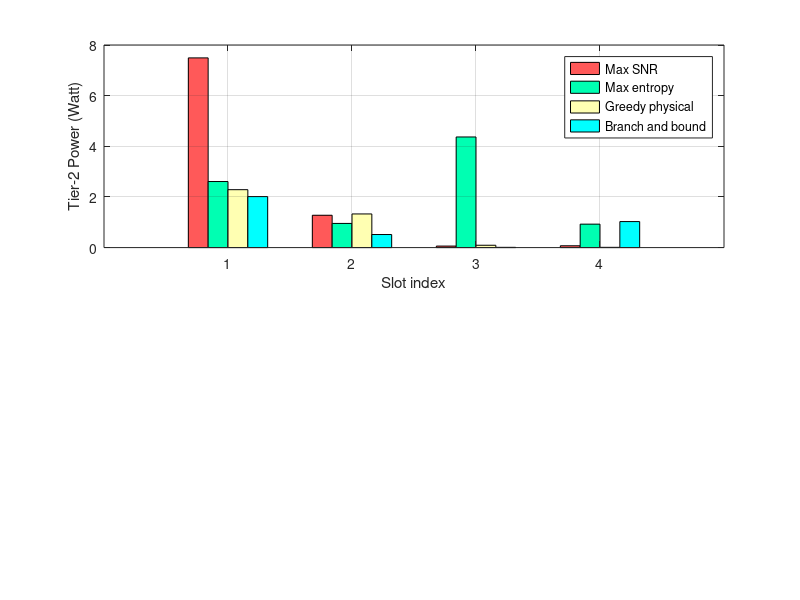

Write the MATLAB code that produced this figure.
clc;
clear;

totalNodes=20;
N = 4;
totalTime = 100.0; % 100ms

BB =         [2.0140 0.5161 0.0103 1.0275];
maxSNR =     [7.4914 1.2771 0.0601 0.0727];
maxEntropy = [2.6090 0.9546 4.3686 0.926];
greedyPhy =  [2.2870 1.3287 0.0926 0.0103];

%BB = sort(BB,'descend');
%maxSNR = sort(maxSNR,'descend');
%maxEntropy = sort(maxEntropy,'descend');
%greedyPhy = sort(greedyPhy,'descend');

slot = [1 2 3 4]; 

tier2Power = [];
for i=1:length(slot)
    tier2Power = [tier2Power; maxSNR(i) maxEntropy(i) greedyPhy(i) BB(i)];
end

subplot(2,1,1);
Obar = bar(slot,tier2Power,'hist');
set(Obar(1),'FaceColor',[1 0.35 0.35]);
set(Obar(2),'FaceColor',[0 1 0.7]);
set(Obar(3),'FaceColor',[1 1 0.7]);
set(Obar(4),'FaceColor',[0 1 1]);

set(gca,'xticklabel');
xlabel(gca,'Slot index');
ylabel(gca,'Tier-2 Power (Watt)');
%title('|S|=24, |H|=4, T+N*\tau = 100(s)');
legend('Max SNR','Max entropy','Greedy physical','Branch and bound','location','Best');
grid on;
hold off;
